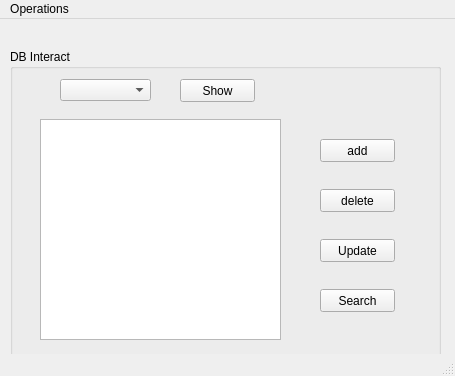
<?xml version="1.0" encoding="UTF-8"?>
<ui version="4.0">
 <class>MainWindow</class>
 <widget class="QMainWindow" name="MainWindow">
  <property name="geometry">
   <rect>
    <x>0</x>
    <y>0</y>
    <width>455</width>
    <height>376</height>
   </rect>
  </property>
  <property name="windowTitle">
   <string>MainWindow</string>
  </property>
  <widget class="QWidget" name="centralwidget">
   <widget class="QGroupBox" name="group_DB_Interact">
    <property name="geometry">
     <rect>
      <x>10</x>
      <y>30</y>
      <width>431</width>
      <height>311</height>
     </rect>
    </property>
    <property name="title">
     <string>DB Interact</string>
    </property>
    <widget class="QWidget" name="widget_OpButtons" native="true">
     <property name="geometry">
      <rect>
       <x>300</x>
       <y>70</y>
       <width>91</width>
       <height>211</height>
      </rect>
     </property>
     <widget class="QPushButton" name="pushButton_Add">
      <property name="geometry">
       <rect>
        <x>10</x>
        <y>20</y>
        <width>75</width>
        <height>23</height>
       </rect>
      </property>
      <property name="text">
       <string>add</string>
      </property>
     </widget>
     <widget class="QPushButton" name="pushButton_Delete">
      <property name="geometry">
       <rect>
        <x>10</x>
        <y>70</y>
        <width>75</width>
        <height>23</height>
       </rect>
      </property>
      <property name="text">
       <string>delete</string>
      </property>
     </widget>
     <widget class="QPushButton" name="pushButton_Update">
      <property name="geometry">
       <rect>
        <x>10</x>
        <y>120</y>
        <width>75</width>
        <height>23</height>
       </rect>
      </property>
      <property name="text">
       <string>Update</string>
      </property>
     </widget>
     <widget class="QPushButton" name="pushButton_Search">
      <property name="geometry">
       <rect>
        <x>10</x>
        <y>170</y>
        <width>75</width>
        <height>23</height>
       </rect>
      </property>
      <property name="text">
       <string>Search</string>
      </property>
     </widget>
    </widget>
    <widget class="QWidget" name="widget" native="true">
     <property name="geometry">
      <rect>
       <x>20</x>
       <y>30</y>
       <width>271</width>
       <height>271</height>
      </rect>
     </property>
     <widget class="QComboBox" name="comboBox_DSetChoose">
      <property name="geometry">
       <rect>
        <x>30</x>
        <y>0</y>
        <width>91</width>
        <height>22</height>
       </rect>
      </property>
     </widget>
     <widget class="QPushButton" name="pushButton_DSetShow">
      <property name="geometry">
       <rect>
        <x>150</x>
        <y>0</y>
        <width>75</width>
        <height>23</height>
       </rect>
      </property>
      <property name="text">
       <string>Show</string>
      </property>
     </widget>
     <widget class="QTableWidget" name="tableWidget_DSet">
      <property name="geometry">
       <rect>
        <x>10</x>
        <y>40</y>
        <width>241</width>
        <height>221</height>
       </rect>
      </property>
     </widget>
    </widget>
   </widget>
  </widget>
  <widget class="QStatusBar" name="statusbar"/>
  <widget class="QMenuBar" name="menubar">
   <property name="geometry">
    <rect>
     <x>0</x>
     <y>0</y>
     <width>455</width>
     <height>23</height>
    </rect>
   </property>
   <widget class="QMenu" name="menuOperations">
    <property name="title">
     <string>Operations</string>
    </property>
    <addaction name="action_FtoM"/>
    <addaction name="action_DBtoM"/>
    <addaction name="separator"/>
    <addaction name="action_Extract"/>
    <addaction name="separator"/>
    <addaction name="action_Exit"/>
   </widget>
   <addaction name="menuOperations"/>
  </widget>
  <action name="action_FtoM">
   <property name="text">
    <string>Read file to Memory</string>
   </property>
  </action>
  <action name="action_DBtoM">
   <property name="text">
    <string>Read db to Memory</string>
   </property>
  </action>
  <action name="action_Extract">
   <property name="text">
    <string>Extract</string>
   </property>
  </action>
  <action name="action_Exit">
   <property name="text">
    <string>Exit</string>
   </property>
  </action>
 </widget>
 <resources/>
 <connections/>
</ui>
